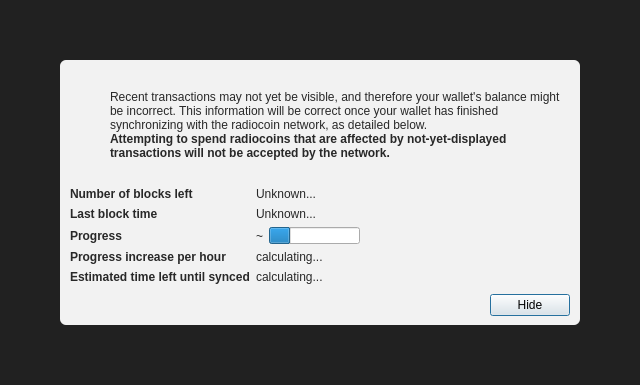
<?xml version="1.0" encoding="UTF-8"?>
<ui version="4.0">
 <class>ModalOverlay</class>
 <widget class="ModalOverlay" name="ModalOverlay">
  <property name="geometry">
   <rect>
    <x>0</x>
    <y>0</y>
    <width>640</width>
    <height>385</height>
   </rect>
  </property>
  <property name="windowTitle">
   <string>Form</string>
  </property>
  <layout class="QVBoxLayout" name="verticalLayout" stretch="0">
   <property name="sizeConstraint">
    <enum>QLayout::SetDefaultConstraint</enum>
   </property>
   <property name="leftMargin">
    <number>0</number>
   </property>
   <property name="topMargin">
    <number>0</number>
   </property>
   <property name="rightMargin">
    <number>0</number>
   </property>
   <property name="bottomMargin">
    <number>0</number>
   </property>
   <item>
    <widget class="QWidget" name="bgWidget" native="true">
     <property name="styleSheet">
      <string notr="true">#bgWidget { background: rgba(0,0,0,220); }</string>
     </property>
     <layout class="QVBoxLayout" name="verticalLayoutMain" stretch="1">
      <property name="leftMargin">
       <number>60</number>
      </property>
      <property name="topMargin">
       <number>60</number>
      </property>
      <property name="rightMargin">
       <number>60</number>
      </property>
      <property name="bottomMargin">
       <number>60</number>
      </property>
      <item>
       <widget class="QWidget" name="contentWidget" native="true">
        <property name="styleSheet">
         <string notr="true">#contentWidget { background: rgba(255,255,255,240); border-radius: 6px; }

QLabel { color: rgb(40,40,40);  }</string>
        </property>
        <layout class="QVBoxLayout" name="verticalLayoutSub" stretch="1,0,0,0">
         <property name="spacing">
          <number>0</number>
         </property>
         <property name="leftMargin">
          <number>10</number>
         </property>
         <property name="topMargin">
          <number>10</number>
         </property>
         <property name="rightMargin">
          <number>10</number>
         </property>
         <property name="bottomMargin">
          <number>10</number>
         </property>
         <item>
          <layout class="QHBoxLayout" name="horizontalLayoutIconText" stretch="0,1">
           <property name="topMargin">
            <number>20</number>
           </property>
           <item>
            <layout class="QVBoxLayout" name="verticalLayoutIcon">
             <property name="leftMargin">
              <number>0</number>
             </property>
             <item>
              <widget class="QPushButton" name="warningIcon">
               <property name="enabled">
                <bool>false</bool>
               </property>
               <property name="text">
                <string/>
               </property>
               <property name="icon">
                <iconset>
                 <normaloff>:/icons/warning</normaloff>
                 <disabledoff>:/icons/warning</disabledoff>:/icons/warning</iconset>
               </property>
               <property name="iconSize">
                <size>
                 <width>48</width>
                 <height>48</height>
                </size>
               </property>
               <property name="flat">
                <bool>true</bool>
               </property>
              </widget>
             </item>
             <item>
              <spacer name="verticalSpacerWarningIcon">
               <property name="orientation">
                <enum>Qt::Vertical</enum>
               </property>
               <property name="sizeHint" stdset="0">
                <size>
                 <width>20</width>
                 <height>40</height>
                </size>
               </property>
              </spacer>
             </item>
            </layout>
           </item>
           <item>
            <layout class="QVBoxLayout" name="verticalLayoutInfoText">
             <property name="leftMargin">
              <number>0</number>
             </property>
             <property name="topMargin">
              <number>0</number>
             </property>
             <item>
              <widget class="QLabel" name="infoText">
               <property name="text">
                <string>Recent transactions may not yet be visible, and therefore your wallet's balance might be incorrect. This information will be correct once your wallet has finished synchronizing with the radiocoin network, as detailed below.</string>
               </property>
               <property name="textFormat">
                <enum>Qt::RichText</enum>
               </property>
               <property name="wordWrap">
                <bool>true</bool>
               </property>
              </widget>
             </item>
             <item>
              <widget class="QLabel" name="infoTextStrong">
               <property name="font">
                <font>
                 <weight>75</weight>
                 <bold>true</bold>
                </font>
               </property>
               <property name="text">
                <string>Attempting to spend radiocoins that are affected by not-yet-displayed transactions will not be accepted by the network.</string>
               </property>
               <property name="textFormat">
                <enum>Qt::RichText</enum>
               </property>
               <property name="wordWrap">
                <bool>true</bool>
               </property>
              </widget>
             </item>
             <item>
              <spacer name="verticalSpacerInTextSpace">
               <property name="orientation">
                <enum>Qt::Vertical</enum>
               </property>
               <property name="sizeHint" stdset="0">
                <size>
                 <width>20</width>
                 <height>40</height>
                </size>
               </property>
              </spacer>
             </item>
            </layout>
           </item>
          </layout>
         </item>
         <item>
          <spacer name="verticalSpacerAfterText">
           <property name="orientation">
            <enum>Qt::Vertical</enum>
           </property>
           <property name="sizeHint" stdset="0">
            <size>
             <width>20</width>
             <height>40</height>
            </size>
           </property>
          </spacer>
         </item>
         <item>
          <layout class="QFormLayout" name="formLayout">
           <property name="fieldGrowthPolicy">
            <enum>QFormLayout::FieldsStayAtSizeHint</enum>
           </property>
           <property name="horizontalSpacing">
            <number>6</number>
           </property>
           <property name="verticalSpacing">
            <number>6</number>
           </property>
           <property name="topMargin">
            <number>10</number>
           </property>
           <item row="0" column="0">
            <widget class="QLabel" name="labelNumberOfBlocksLeft">
             <property name="font">
              <font>
               <weight>75</weight>
               <bold>true</bold>
              </font>
             </property>
             <property name="text">
              <string>Number of blocks left</string>
             </property>
            </widget>
           </item>
           <item row="0" column="1">
            <widget class="QLabel" name="numberOfBlocksLeft">
             <property name="text">
              <string>Unknown...</string>
             </property>
            </widget>
           </item>
           <item row="1" column="0">
            <widget class="QLabel" name="labelLastBlockTime">
             <property name="font">
              <font>
               <weight>75</weight>
               <bold>true</bold>
              </font>
             </property>
             <property name="text">
              <string>Last block time</string>
             </property>
            </widget>
           </item>
           <item row="1" column="1">
            <widget class="QLabel" name="newestBlockDate">
             <property name="sizePolicy">
              <sizepolicy hsizetype="Maximum" vsizetype="Preferred">
               <horstretch>0</horstretch>
               <verstretch>0</verstretch>
              </sizepolicy>
             </property>
             <property name="text">
              <string>Unknown...</string>
             </property>
            </widget>
           </item>
           <item row="2" column="0">
            <widget class="QLabel" name="labelSyncDone">
             <property name="font">
              <font>
               <weight>75</weight>
               <bold>true</bold>
              </font>
             </property>
             <property name="text">
              <string>Progress</string>
             </property>
            </widget>
           </item>
           <item row="2" column="1">
            <layout class="QHBoxLayout" name="horizontalLayoutSync" stretch="0,1">
             <item>
              <widget class="QLabel" name="percentageProgress">
               <property name="text">
                <string notr="true">~</string>
               </property>
              </widget>
             </item>
             <item>
              <widget class="QProgressBar" name="progressBar">
               <property name="value">
                <number>24</number>
               </property>
               <property name="format">
                <string/>
               </property>
              </widget>
             </item>
            </layout>
           </item>
           <item row="4" column="0">
            <widget class="QLabel" name="labelProgressIncrease">
             <property name="font">
              <font>
               <weight>75</weight>
               <bold>true</bold>
              </font>
             </property>
             <property name="text">
              <string>Progress increase per hour</string>
             </property>
            </widget>
           </item>
           <item row="4" column="1">
            <widget class="QLabel" name="progressIncreasePerH">
             <property name="text">
              <string>calculating...</string>
             </property>
            </widget>
           </item>
           <item row="5" column="0">
            <widget class="QLabel" name="labelEstimatedTimeLeft">
             <property name="font">
              <font>
               <weight>75</weight>
               <bold>true</bold>
              </font>
             </property>
             <property name="text">
              <string>Estimated time left until synced</string>
             </property>
            </widget>
           </item>
           <item row="5" column="1">
            <widget class="QLabel" name="expectedTimeLeft">
             <property name="text">
              <string>calculating...</string>
             </property>
            </widget>
           </item>
          </layout>
         </item>
         <item>
          <layout class="QHBoxLayout" name="horizontalLayoutButtons">
           <property name="leftMargin">
            <number>10</number>
           </property>
           <property name="topMargin">
            <number>10</number>
           </property>
           <item>
            <spacer name="horizontalSpacer">
             <property name="orientation">
              <enum>Qt::Horizontal</enum>
             </property>
             <property name="sizeHint" stdset="0">
              <size>
               <width>40</width>
               <height>20</height>
              </size>
             </property>
            </spacer>
           </item>
           <item>
            <widget class="QPushButton" name="closeButton">
             <property name="text">
              <string>Hide</string>
             </property>
             <property name="focusPolicy">
              <enum>Qt::StrongFocus</enum>
             </property>
             <property name="default">
              <bool>true</bool>
             </property>
            </widget>
           </item>
          </layout>
         </item>
        </layout>
       </widget>
      </item>
     </layout>
    </widget>
   </item>
  </layout>
 </widget>
 <customwidgets>
  <customwidget>
   <class>ModalOverlay</class>
   <extends>QWidget</extends>
   <header>qt/modaloverlay.h</header>
   <container>1</container>
  </customwidget>
 </customwidgets>
 <resources/>
 <connections/>
</ui>
